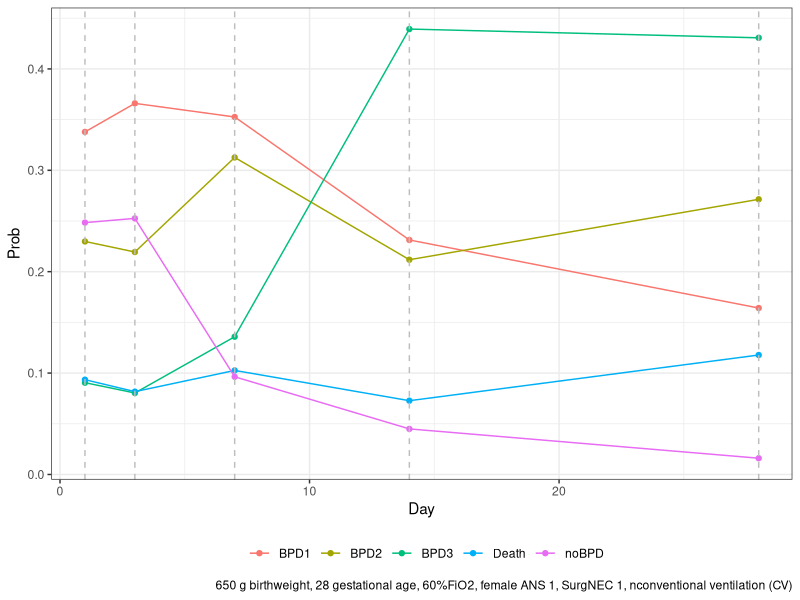

Recreate this plot in R.
## ---- chunk 1
library(tidyverse)
library(readr)

## ---- chunk 2
BPD_coef <- read_csv("BPD_risk_score.csv")

BPD_coef %>% colnames()
BPD_coef %>% str()

BPD_coef$`Postnatal Day/Outcome` <- NULL

# define an example patient
# 650 g birth weight
x_infant_desc <- c("650 g birthweight, 28 gestational age, 60%FiO2, female ANS 1, SurgNEC 1, nconventional ventilation (CV)")
x_infant <- c(1, 6.50, 28, 0.60 * 5, 0, 1, 1, 
              0, 1, 0, 0, 0, 0, 0) # ventilation dummy

BPD_coef_long <- BPD_coef %>% 
  gather(key = "coef", 
         value = "value", 
         -c(Day, Outcome))


# retains ordering of coefficients and so input data and coefficient vector "match" 
BPD_risk_score_pred <- BPD_coef_long %>% 
  group_by(Day, Outcome) %>% 
  mutate(nom = exp(value %*% x_infant)) %>% 
  ungroup() %>% 
  select(Day, Outcome, nom) %>% 
  unique() %>% 
  group_by(Day) %>% 
  mutate(noBPD = 1 / (1 + sum(nom))) %>% 
  ungroup() %>% 
  mutate(Prob = nom * noBPD)

BPD_risk_score_pred_probs <- BPD_risk_score_pred %>% 
  select(Day, Outcome, Prob) 

noBPD_df <- BPD_risk_score_pred %>% 
  group_by(Day) %>% 
  summarize(Prob = unique(noBPD)) %>% 
  mutate(Outcome = "noBPD")

BPD_risk_score_pred_probs <- rbind(BPD_risk_score_pred_probs, 
                                   noBPD_df)

# check for correctness, probabilities must sum to one 
BPD_risk_score_pred_probs %>% 
  group_by(Day) %>% 
  summarize(sum(Prob))
## ---- chunk 3
ggplot(data = BPD_risk_score_pred_probs, 
       aes(x = Day, 
           y = Prob, 
           color = Outcome)) +
  geom_point() +
  geom_line() +
  geom_vline(aes(xintercept = x), 
             data = data.frame(x = c(1, 3, 7, 14, 28)), 
             linetype = "dashed", 
             color = "grey") +
  theme_bw() +
  theme(legend.position = "bottom") +
  labs(color = "",
       caption = x_infant_desc)

